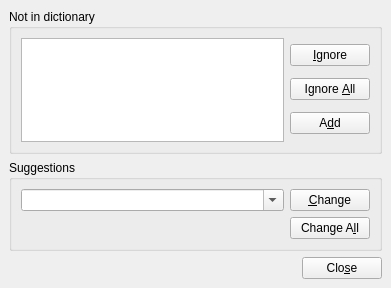
<ui version="4.0" >
 <class>Form</class>
 <widget class="QWidget" name="Form" >
  <property name="windowModality" >
   <enum>Qt::ApplicationModal</enum>
  </property>
  <property name="geometry" >
   <rect>
    <x>0</x>
    <y>0</y>
    <width>391</width>
    <height>288</height>
   </rect>
  </property>
  <property name="windowTitle" >
   <string>Check Spelling</string>
  </property>
  <layout class="QVBoxLayout" >
   <property name="margin" >
    <number>9</number>
   </property>
   <property name="spacing" >
    <number>6</number>
   </property>
   <item>
    <widget class="QGroupBox" name="groupBox" >
     <property name="title" >
      <string>Not in dictionary</string>
     </property>
     <layout class="QHBoxLayout" >
      <property name="margin" >
       <number>9</number>
      </property>
      <property name="spacing" >
       <number>6</number>
      </property>
      <item>
       <widget class="QTextEdit" name="textEdit" >
        <property name="readOnly" >
         <bool>true</bool>
        </property>
       </widget>
      </item>
      <item>
       <layout class="QVBoxLayout" >
        <property name="margin" >
         <number>0</number>
        </property>
        <property name="spacing" >
         <number>6</number>
        </property>
        <item>
         <widget class="QPushButton" name="pushButton_ignore" >
          <property name="text" >
           <string>&amp;Ignore</string>
          </property>
         </widget>
        </item>
        <item>
         <widget class="QPushButton" name="pushButton_ignoreAll" >
          <property name="text" >
           <string>Ignore &amp;All</string>
          </property>
         </widget>
        </item>
        <item>
         <widget class="QPushButton" name="pushButton_add" >
          <property name="text" >
           <string>A&amp;dd</string>
          </property>
         </widget>
        </item>
       </layout>
      </item>
     </layout>
    </widget>
   </item>
   <item>
    <widget class="QGroupBox" name="groupBox_2" >
     <property name="title" >
      <string>Suggestions</string>
     </property>
     <layout class="QHBoxLayout" >
      <property name="margin" >
       <number>9</number>
      </property>
      <property name="spacing" >
       <number>6</number>
      </property>
      <item>
       <layout class="QVBoxLayout" >
        <property name="margin" >
         <number>0</number>
        </property>
        <property name="spacing" >
         <number>6</number>
        </property>
        <item>
         <widget class="QComboBox" name="comboBox" >
          <property name="sizePolicy" >
           <sizepolicy>
            <hsizetype>3</hsizetype>
            <vsizetype>0</vsizetype>
            <horstretch>0</horstretch>
            <verstretch>0</verstretch>
           </sizepolicy>
          </property>
          <property name="minimumSize" >
           <size>
            <width>250</width>
            <height>0</height>
           </size>
          </property>
          <property name="editable" >
           <bool>true</bool>
          </property>
         </widget>
        </item>
        <item>
         <spacer>
          <property name="orientation" >
           <enum>Qt::Vertical</enum>
          </property>
          <property name="sizeHint" >
           <size>
            <width>20</width>
            <height>21</height>
           </size>
          </property>
         </spacer>
        </item>
       </layout>
      </item>
      <item>
       <layout class="QVBoxLayout" >
        <property name="margin" >
         <number>0</number>
        </property>
        <property name="spacing" >
         <number>6</number>
        </property>
        <item>
         <widget class="QPushButton" name="pushButton_change" >
          <property name="text" >
           <string>&amp;Change</string>
          </property>
         </widget>
        </item>
        <item>
         <widget class="QPushButton" name="pushButton_changeAll" >
          <property name="text" >
           <string>Change A&amp;ll</string>
          </property>
         </widget>
        </item>
       </layout>
      </item>
     </layout>
    </widget>
   </item>
   <item>
    <layout class="QHBoxLayout" >
     <property name="margin" >
      <number>0</number>
     </property>
     <property name="spacing" >
      <number>6</number>
     </property>
     <item>
      <spacer>
       <property name="orientation" >
        <enum>Qt::Horizontal</enum>
       </property>
       <property name="sizeHint" >
        <size>
         <width>40</width>
         <height>20</height>
        </size>
       </property>
      </spacer>
     </item>
     <item>
      <widget class="QPushButton" name="pushButton_close" >
       <property name="text" >
        <string>Clo&amp;se</string>
       </property>
      </widget>
     </item>
    </layout>
   </item>
  </layout>
 </widget>
 <resources/>
 <connections/>
</ui>
